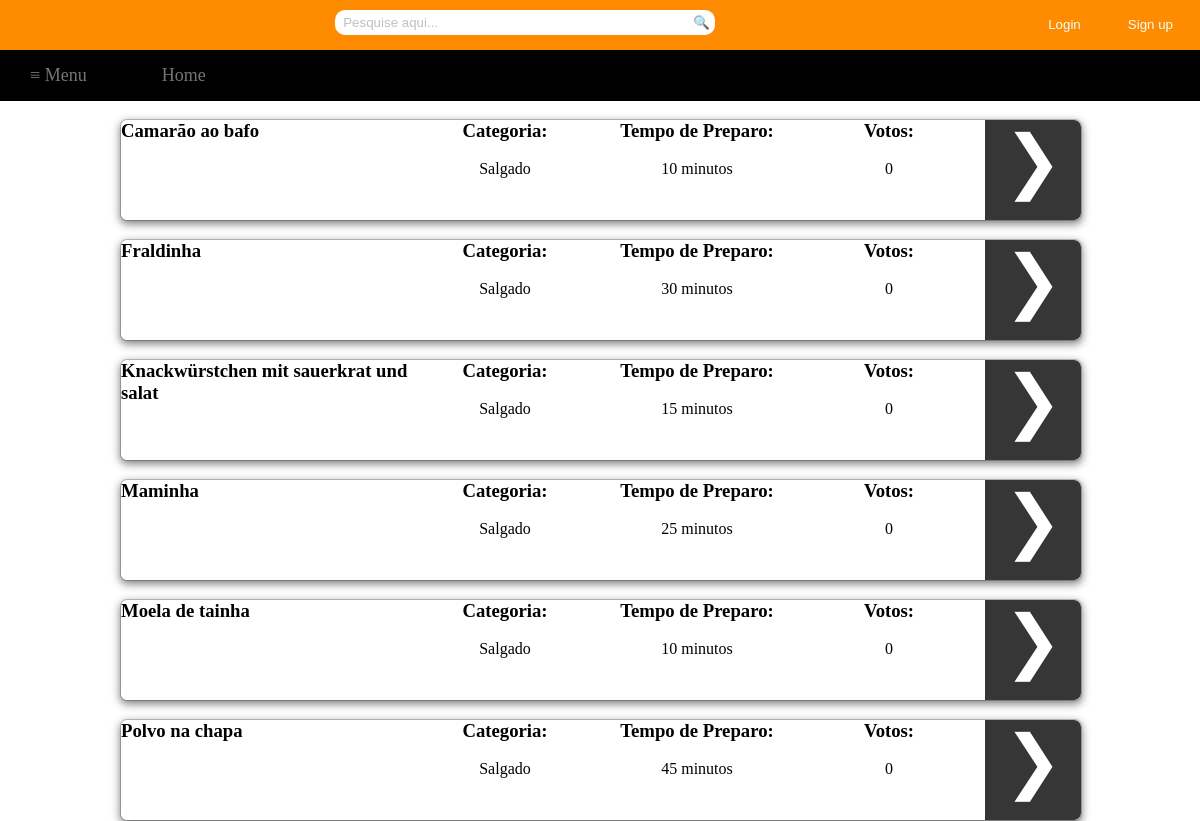
The app's page /TEX2/Recipes/salgados.php with its own data.
### tables this page shows
CREATE TABLE `receita` (
  `codReceita` int(11) NOT NULL,
  `nomeReceita` varchar(255) DEFAULT NULL,
  `ingredientes` text,
  `modoPreparo` text,
  `codCategoria` int(11) DEFAULT NULL,
  `codTempo` int(11) DEFAULT NULL,
  `codUsuario` int(11) DEFAULT NULL,
  `totalVotos` int(11) NOT NULL
);

CREATE TABLE `categoria` (
  `codCategoria` int(11) NOT NULL,
  `descCategoria` varchar(255) DEFAULT NULL
);

CREATE TABLE `tempo` (
  `codTempo` int(11) NOT NULL,
  `descTempo` varchar(255) DEFAULT NULL
);

### TEX2/Recipes/salgados.php (the view, shortened to what this page needs)
<html>
	<head>
		<link rel="stylesheet" type="text/css" href="../Style/style.css">
		<link rel="stylesheet" type="text/css" href="../Style/receitas.css">
	</head>
	<body>
		<div id="container">
			<div id="topbar">
				<?php
					if(!empty($_COOKIE['login']))
					{
						$name=$_COOKIE['login'];
						echo "<div id='sair'><input type='button' value='Sair' name='sair' onclick='location.href=&quot;../logout.php&quot;'/></div>";
						echo "<div id='bem-vindo'>Seja bem-vindo, $name</div>";
					}
					else
					{
						echo "<div id='btn2'><input type='button' value='Sign up' name='modal' href='#dialog2'/></div> ";
						echo "<div id='btn'><input type='button' value='Login' href='#dialog1' name='modal' /></div>";
					}
				?>
				<div id="search">
					<form method="post" action="../pesquisa.php">
						<div>
							<input type="search" class="searchbox" name="pesquisa" placeholder="  Pesquise aqui...">
							<a href="#">
								<button type="submit" name="submit" class="searchbox1">&#x1f50d;</button>
							</a>
						</div>
					</form>
				</div>
			</div>
			<div id="navbar">
				<?php
					if(!empty($_COOKIE['login']))
					{
						echo "<nav class='drop'>";
						echo "	<ul class='drop1'>";
						echo "	    <li class='dropMain'>";
						echo "	        <a href='#'>&#8801; Menu</a>";
						echo "	        <ul class='drop2'>";
						echo "	            <li>";
						echo "	            	<a href='doces.php'>Doces</a>";
						echo "	            </li>";
						echo "	            <li>";
						echo "	            	<a href='salgados.php'>Salgados</a>";
						echo "	            </li>";
						echo "	            <li>";
						echo "	            	<a href='saladas.php'>Saladas</a>";
						echo "	            </li>";
						echo "	            <li>";
						echo "	            	<a href='alcoolica.php'>Bebidas alcoólicas</a>";
						echo "	            </li>";
						echo "	            <li>";
						echo "	            	<a href='nAlcoolica.php'>Bebidas não alcoólicas</a>";
						echo "	            </li>";
						echo "	            <li>";
						echo "	            	<a href='rapidas.php'>Receitas rápidas(até 30 min)</a>";
						echo "	            </li>";
						echo "	            <li>";
						echo "	            	<a href='../visualizarReceitas.php'>Todas as receitas</a>";
						echo "	            </li>";
						echo "	        </ul>";
						echo "	    </li>";
						echo "		<li class='dropMain'>";
						echo "	        <a href='../index.php'>Home</a>";
						echo "	    </li>";
						echo "	    <li class='dropMain'>";
						echo "	        <a href='../receita.php'>Cadastrar Receita</a>";
						echo "	    </li>";
						echo "	    <li class='dropMain'>";
						echo "	        <a href='../viewReceitasCadastrado.php'>Minhas Receitas</a>";
						echo "	    </li>";
						echo "	</ul>";
						echo "</nav>";
					}
					else
					{
						echo "<nav class='drop'>";
						echo "	<ul class='drop1'>";
						echo "	    <li class='dropMain'>";
						echo "	        <a href='#'>&#8801; Menu</a>";
						echo "	    </li>";
						echo "		<li class='dropMain'>";
						echo "	        <a href='../index.php'>Home</a>";
						echo "	    </li>";
						echo "	</ul>";
						echo "</nav>";
					}
				?>
			</div>
			<div id="main">
				<div id="column_left">
				</div>
				<div id="column_center">
					<?php
						include('../Includes/conn.php');
						$query1=mysqli_query($conn,"SELECT codReceita, nomeReceita, totalVotos FROM receita WHERE codCategoria LIKE 2 ORDER BY totalVotos desc, nomeReceita asc; ");
						while($query2=mysqli_fetch_array($query1))
						{
							echo "<br /><div id='box'>";
							echo "<div id='left'><h3>".$query2['nomeReceita']."</h3></div>";
							$sql = "SELECT categoria.descCategoria FROM categoria, receita WHERE categoria.codCategoria=receita.codCategoria AND codReceita LIKE ".$query2['codReceita'].";";
							$result = mysqli_query($conn,$sql);
							while ($row = mysqli_fetch_array($result))
							{
								echo "<div id='center1'><center><h3>Categoria:</h3><br />".$row['descCategoria']."</center></div>";
							}
							$sql = "SELECT tempo.descTempo FROM tempo, receita WHERE tempo.codTempo=receita.codTempo AND codReceita LIKE ".$query2['codReceita'].";";
							$result = mysqli_query($conn,$sql);
							while ($row = mysqli_fetch_array($result))
							{
								echo "<div id='center2'><center><h3>Tempo de Preparo:</h3><br />".$row['descTempo']."</center></div>";
							}
							echo "<div id='center3'><center><h3>Votos:</h3><br />".$query2['totalVotos']."</center></div>";
							echo "<div id='right'><center><a class='visualizar' value='&#10095;' href='../visualizar.php?codReceita=".$query2['codReceita']."'>&#10095;</a></center></div>";
							echo "</div>";
						}
					?>
				</div>
				<div id="column_right">
				</div>
			</div>
		</div>
	</body>
</html>

### TEX2/Style/style.css (style rules this page uses)
* { margin: 0px; padding: 0px; }
#container { margin: 0; width: 100%; height: 100%; }
#topbar { margin: 0; width: 100%; height: 50px; background: #FF8C00; }
#navbar { margin: 0; width: 100%; }
#main { margin: auto; width: 100%; height: 590px; }
#main #column_left { float: left; left: 0; width: 10%; height: 100%; }
#main #column_center { float: left; left: 0; width: 80%; height: 100%; }
#main #column_right { float: right; right: 0; width: 10%; height: 100%; }
#btn input[type="button"] { float: right; color: #F0FFFF; border-radius: 20px; padding: 7px 20px 7px 20px; margin-top: 10px; margin-right: 7px; text-align: center; outline: thin dotted; outline: 0px auto -webkit-focus-ring-color; outline-offset: 0px; background: #FF8C00; border: 0px; }
input::placeholder { color: #C0C0C0; }
#btn2 input[type="button"] { float: right; color: #F0FFFF; border-radius: 20px; padding: 7px 20px 7px 20px; margin-top: 10px; margin-right: 7px; text-align: center; outline: thin dotted; outline: 0px auto -webkit-focus-ring-color; outline-offset: 0px; border: 0px; background: #FF8C00; }
#search { margin-right: 5px; text-align: center; }
#search .searchbox { width: 30%; height: 25px; border-radius: 10px 0px 0px 10px; outline: thin dotted; outline: 0px auto -webkit-focus-ring-color; outline-offset: 0px; border: 1px solid white; margin-top: 10px; border-right: none; }
#search .searchbox1 { cursor: pointer; outline: thin dotted; outline: 0px auto -webkit-focus-ring-color; outline-offset: 0px; height: 25px; margin-top: 10px; position: absolute; background: white; border: 1px solid white; border-left: none; border-radius: 0px 10px 10px 0px; padding-right: 4.2px; }
#navbar .drop { margin-top: 0 auto; text-align: center; }
#navbar .drop .drop1 { font-size: 18px; background: #000; padding: 0px; list-style: none; position: relative; display: block; }
#navbar .drop .drop1:after { content: ""; clear: both; display: block; }
#navbar .drop .drop1 .dropMain { float: left; padding: 15px 15px 15px 0px; }
#navbar .drop .drop1 .dropMain a { margin-top: 0px; display: block; padding: 0px 30px; color: #757575; text-decoration: none; }

### TEX2/Style/receitas.css (style rules this page uses)
#box { position:relative; background-color: #FFF; -webkit-background-clip:padding-box; background-clip:padding-box; border:1px solid #999; border:1px solid rgba(0,0,0,.2); border-radius:7px; outline:0; -webkit-box-shadow:0 3px 9px rgba(0,0,0,.5); box-shadow:0 3px 9px rgba(0,0,0,.5); height: 100px; width: 100%; }
#box #left { float: left; left: 0; width: 30%; }
#box #center1 { float: left; left: 0; width: 20%; }
#box #center2 { float: left; left: 0; width: 20%; }
#box #center3 { float: left; left: 0; width: 20%; }
#box #right { float: right; right: 0; width: 10%; height: 100%; background: #363636; border-top-right-radius: 7px; border-bottom-right-radius: 7px; }
#box #right .visualizar { color: white; font-size: 70px; outline: thin dotted; outline: 0px auto -webkit-focus-ring-color; outline-offset: 0px; }
a.visualizar:link { text-decoration: none; }

### records on screen
receita: nomeReceita "Camarão ao bafo", totalVotos "0"
categoria: descCategoria "Salgado"
tempo: descTempo "10 minutos"
receita: nomeReceita "Fraldinha", totalVotos "0"
tempo: descTempo "30 minutos"
receita: nomeReceita "Knackwürstchen mit sauerkrat und salat", totalVotos "0"
tempo: descTempo "15 minutos"
receita: nomeReceita "Maminha", totalVotos "0"
tempo: descTempo "25 minutos"
receita: nomeReceita "Moela de tainha", totalVotos "0"
receita: nomeReceita "Polvo na chapa", totalVotos "0"
tempo: descTempo "45 minutos"
